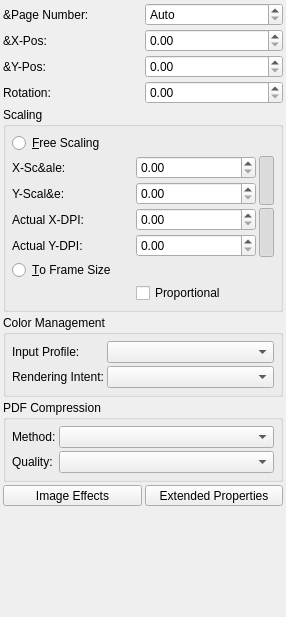
<?xml version="1.0" encoding="UTF-8"?>
<ui version="4.0">
 <class>PropertiesPalette_ImageBase</class>
 <widget class="QWidget" name="PropertiesPalette_ImageBase">
  <property name="geometry">
   <rect>
    <x>0</x>
    <y>0</y>
    <width>286</width>
    <height>617</height>
   </rect>
  </property>
  <property name="windowTitle">
   <string notr="true">Form</string>
  </property>
  <layout class="QVBoxLayout" name="verticalLayout">
   <property name="spacing">
    <number>3</number>
   </property>
   <property name="leftMargin">
    <number>3</number>
   </property>
   <property name="topMargin">
    <number>3</number>
   </property>
   <property name="rightMargin">
    <number>3</number>
   </property>
   <property name="bottomMargin">
    <number>3</number>
   </property>
   <item>
    <layout class="QGridLayout" name="gridLayout">
     <property name="spacing">
      <number>3</number>
     </property>
     <item row="2" column="0">
      <widget class="QLabel" name="xposImgLabel">
       <property name="text">
        <string>&amp;X-Pos:</string>
       </property>
      </widget>
     </item>
     <item row="2" column="1">
      <widget class="ScrSpinBox" name="imageXOffsetSpinBox">
       <property name="sizePolicy">
        <sizepolicy hsizetype="Minimum" vsizetype="Fixed">
         <horstretch>0</horstretch>
         <verstretch>0</verstretch>
        </sizepolicy>
       </property>
       <property name="toolTip">
        <string>Horizontal offset of image within frame</string>
       </property>
      </widget>
     </item>
     <item row="4" column="0">
      <widget class="QLabel" name="imageRotationLabel">
       <property name="text">
        <string>Rotation:</string>
       </property>
      </widget>
     </item>
     <item row="4" column="1">
      <widget class="ScrSpinBox" name="imageRotation">
       <property name="sizePolicy">
        <sizepolicy hsizetype="Minimum" vsizetype="Fixed">
         <horstretch>0</horstretch>
         <verstretch>0</verstretch>
        </sizepolicy>
       </property>
      </widget>
     </item>
     <item row="1" column="0">
      <widget class="QLabel" name="imagePageNumberLabel">
       <property name="text">
        <string>&amp;Page Number:</string>
       </property>
      </widget>
     </item>
     <item row="3" column="0">
      <widget class="QLabel" name="yposImgLabel">
       <property name="text">
        <string>&amp;Y-Pos:</string>
       </property>
      </widget>
     </item>
     <item row="3" column="1">
      <widget class="ScrSpinBox" name="imageYOffsetSpinBox">
       <property name="sizePolicy">
        <sizepolicy hsizetype="Minimum" vsizetype="Fixed">
         <horstretch>0</horstretch>
         <verstretch>0</verstretch>
        </sizepolicy>
       </property>
       <property name="toolTip">
        <string>Vertical offset of image within frame</string>
       </property>
      </widget>
     </item>
     <item row="1" column="1">
      <widget class="ScrSpinBox" name="imagePageNumber">
       <property name="sizePolicy">
        <sizepolicy hsizetype="Minimum" vsizetype="Fixed">
         <horstretch>0</horstretch>
         <verstretch>0</verstretch>
        </sizepolicy>
       </property>
       <property name="specialValueText">
        <string>Auto</string>
       </property>
      </widget>
     </item>
    </layout>
   </item>
   <item>
    <widget class="QGroupBox" name="scalingGroupBox">
     <property name="title">
      <string>Scaling</string>
     </property>
     <layout class="QGridLayout" name="gridLayout_2">
      <property name="leftMargin">
       <number>6</number>
      </property>
      <property name="topMargin">
       <number>6</number>
      </property>
      <property name="rightMargin">
       <number>6</number>
      </property>
      <property name="bottomMargin">
       <number>6</number>
      </property>
      <property name="spacing">
       <number>3</number>
      </property>
      <item row="2" column="2" rowspan="2">
       <widget class="LinkButton" name="keepImageWHRatioButton">
        <property name="maximumSize">
         <size>
          <width>15</width>
          <height>32767</height>
         </size>
        </property>
        <property name="toolTip">
         <string>Keep the X and Y scaling the same</string>
        </property>
        <property name="checkable">
         <bool>true</bool>
        </property>
        <property name="checked">
         <bool>true</bool>
        </property>
        <property name="autoRaise">
         <bool>true</bool>
        </property>
       </widget>
      </item>
      <item row="2" column="0">
       <widget class="QLabel" name="xscaleLabel">
        <property name="text">
         <string>X-Sc&amp;ale:</string>
        </property>
       </widget>
      </item>
      <item row="2" column="1">
       <widget class="ScrSpinBox" name="imageXScaleSpinBox">
        <property name="sizePolicy">
         <sizepolicy hsizetype="Minimum" vsizetype="Fixed">
          <horstretch>0</horstretch>
          <verstretch>0</verstretch>
         </sizepolicy>
        </property>
        <property name="toolTip">
         <string>Resize the image horizontally</string>
        </property>
       </widget>
      </item>
      <item row="3" column="0">
       <widget class="QLabel" name="yscaleLabel">
        <property name="text">
         <string>Y-Scal&amp;e:</string>
        </property>
       </widget>
      </item>
      <item row="4" column="0">
       <widget class="QLabel" name="imgDPIXLabel">
        <property name="text">
         <string>Actual X-DPI:</string>
        </property>
       </widget>
      </item>
      <item row="4" column="1">
       <widget class="ScrSpinBox" name="imgDpiX">
        <property name="sizePolicy">
         <sizepolicy hsizetype="Minimum" vsizetype="Fixed">
          <horstretch>0</horstretch>
          <verstretch>0</verstretch>
         </sizepolicy>
        </property>
        <property name="toolTip">
         <string>Effective horizontal DPI of the image after scaling</string>
        </property>
       </widget>
      </item>
      <item row="5" column="0">
       <widget class="QLabel" name="imgDPIYLabel">
        <property name="text">
         <string>Actual Y-DPI:</string>
        </property>
       </widget>
      </item>
      <item row="5" column="1">
       <widget class="ScrSpinBox" name="imgDpiY">
        <property name="sizePolicy">
         <sizepolicy hsizetype="Minimum" vsizetype="Fixed">
          <horstretch>0</horstretch>
          <verstretch>0</verstretch>
         </sizepolicy>
        </property>
        <property name="toolTip">
         <string>Effective vertical DPI of the image after scaling</string>
        </property>
       </widget>
      </item>
      <item row="4" column="2" rowspan="2">
       <widget class="LinkButton" name="keepImageDPIRatioButton">
        <property name="maximumSize">
         <size>
          <width>15</width>
          <height>32767</height>
         </size>
        </property>
        <property name="checkable">
         <bool>true</bool>
        </property>
        <property name="checked">
         <bool>true</bool>
        </property>
        <property name="autoRaise">
         <bool>true</bool>
        </property>
       </widget>
      </item>
      <item row="3" column="1">
       <widget class="ScrSpinBox" name="imageYScaleSpinBox">
        <property name="sizePolicy">
         <sizepolicy hsizetype="Minimum" vsizetype="Fixed">
          <horstretch>0</horstretch>
          <verstretch>0</verstretch>
         </sizepolicy>
        </property>
        <property name="toolTip">
         <string>Resize the image vertically</string>
        </property>
       </widget>
      </item>
      <item row="6" column="0" colspan="3">
       <widget class="QRadioButton" name="frameScale">
        <property name="toolTip">
         <string>Make the image fit within the size of the frame</string>
        </property>
        <property name="text">
         <string>&amp;To Frame Size</string>
        </property>
       </widget>
      </item>
      <item row="0" column="0" colspan="3">
       <widget class="QRadioButton" name="freeScale">
        <property name="toolTip">
         <string>Allow the image to be a different size to the frame</string>
        </property>
        <property name="text">
         <string>&amp;Free Scaling</string>
        </property>
       </widget>
      </item>
      <item row="7" column="1">
       <widget class="QCheckBox" name="cbProportional">
        <property name="toolTip">
         <string>Use image proportions rather than those of the frame</string>
        </property>
        <property name="text">
         <string>Proportional</string>
        </property>
       </widget>
      </item>
     </layout>
    </widget>
   </item>
   <item>
    <widget class="QGroupBox" name="colorMgmtGroup">
     <property name="title">
      <string>Color Management</string>
     </property>
     <layout class="QGridLayout" name="gridLayout_4">
      <property name="leftMargin">
       <number>6</number>
      </property>
      <property name="topMargin">
       <number>6</number>
      </property>
      <property name="rightMargin">
       <number>6</number>
      </property>
      <property name="bottomMargin">
       <number>6</number>
      </property>
      <property name="spacing">
       <number>3</number>
      </property>
      <item row="0" column="0">
       <widget class="QLabel" name="inputProfLabel">
        <property name="text">
         <string>Input Profile:</string>
        </property>
       </widget>
      </item>
      <item row="0" column="1">
       <widget class="QComboBox" name="inputProfiles">
        <property name="sizePolicy">
         <sizepolicy hsizetype="Expanding" vsizetype="Fixed">
          <horstretch>0</horstretch>
          <verstretch>0</verstretch>
         </sizepolicy>
        </property>
        <property name="toolTip">
         <string>Source profile of the image</string>
        </property>
       </widget>
      </item>
      <item row="1" column="0">
       <widget class="QLabel" name="renderIntentLabel">
        <property name="text">
         <string>Rendering Intent:</string>
        </property>
       </widget>
      </item>
      <item row="1" column="1">
       <widget class="QComboBox" name="renderIntent">
        <property name="sizePolicy">
         <sizepolicy hsizetype="Expanding" vsizetype="Fixed">
          <horstretch>0</horstretch>
          <verstretch>0</verstretch>
         </sizepolicy>
        </property>
        <property name="toolTip">
         <string>Rendering intent for the image</string>
        </property>
       </widget>
      </item>
     </layout>
    </widget>
   </item>
   <item>
    <widget class="QGroupBox" name="pdfCompressionGroup">
     <property name="title">
      <string>PDF Compression</string>
     </property>
     <layout class="QGridLayout" name="gridLayout_3">
      <property name="leftMargin">
       <number>6</number>
      </property>
      <property name="topMargin">
       <number>6</number>
      </property>
      <property name="rightMargin">
       <number>6</number>
      </property>
      <property name="bottomMargin">
       <number>6</number>
      </property>
      <property name="spacing">
       <number>3</number>
      </property>
      <item row="0" column="0">
       <widget class="QLabel" name="compressionMethodLabel">
        <property name="text">
         <string>Method:</string>
        </property>
       </widget>
      </item>
      <item row="0" column="1">
       <widget class="QComboBox" name="compressionMethod">
        <property name="sizePolicy">
         <sizepolicy hsizetype="Expanding" vsizetype="Fixed">
          <horstretch>0</horstretch>
          <verstretch>0</verstretch>
         </sizepolicy>
        </property>
        <property name="toolTip">
         <string>Compression method used in PDF export for the image</string>
        </property>
       </widget>
      </item>
      <item row="1" column="0">
       <widget class="QLabel" name="compressionQualityLabel">
        <property name="text">
         <string>Quality:</string>
        </property>
       </widget>
      </item>
      <item row="1" column="1">
       <widget class="QComboBox" name="compressionQuality">
        <property name="sizePolicy">
         <sizepolicy hsizetype="Expanding" vsizetype="Fixed">
          <horstretch>0</horstretch>
          <verstretch>0</verstretch>
         </sizepolicy>
        </property>
        <property name="toolTip">
         <string>Compression quality used in PDF export for the image</string>
        </property>
       </widget>
      </item>
     </layout>
    </widget>
   </item>
   <item>
    <layout class="QHBoxLayout" name="horizontalLayout">
     <property name="spacing">
      <number>3</number>
     </property>
     <item>
      <widget class="QToolButton" name="imgEffectsButton">
       <property name="sizePolicy">
        <sizepolicy hsizetype="MinimumExpanding" vsizetype="Fixed">
         <horstretch>0</horstretch>
         <verstretch>0</verstretch>
        </sizepolicy>
       </property>
       <property name="text">
        <string>Image Effects</string>
       </property>
      </widget>
     </item>
     <item>
      <widget class="QToolButton" name="imgExtProperties">
       <property name="sizePolicy">
        <sizepolicy hsizetype="MinimumExpanding" vsizetype="Fixed">
         <horstretch>0</horstretch>
         <verstretch>0</verstretch>
        </sizepolicy>
       </property>
       <property name="text">
        <string>Extended Properties</string>
       </property>
      </widget>
     </item>
    </layout>
   </item>
   <item>
    <spacer name="verticalSpacer">
     <property name="orientation">
      <enum>Qt::Vertical</enum>
     </property>
     <property name="sizeHint" stdset="0">
      <size>
       <width>20</width>
       <height>0</height>
      </size>
     </property>
    </spacer>
   </item>
  </layout>
 </widget>
 <customwidgets>
  <customwidget>
   <class>ScrSpinBox</class>
   <extends>QDoubleSpinBox</extends>
   <header>ui/scrspinbox.h</header>
  </customwidget>
  <customwidget>
   <class>LinkButton</class>
   <extends>QToolButton</extends>
   <header>ui/linkbutton.h</header>
  </customwidget>
 </customwidgets>
 <tabstops>
  <tabstop>imagePageNumber</tabstop>
  <tabstop>imageXOffsetSpinBox</tabstop>
  <tabstop>imageYOffsetSpinBox</tabstop>
  <tabstop>imageRotation</tabstop>
  <tabstop>freeScale</tabstop>
  <tabstop>imageXScaleSpinBox</tabstop>
  <tabstop>imageYScaleSpinBox</tabstop>
  <tabstop>imgDpiX</tabstop>
  <tabstop>imgDpiY</tabstop>
  <tabstop>keepImageWHRatioButton</tabstop>
  <tabstop>keepImageDPIRatioButton</tabstop>
  <tabstop>frameScale</tabstop>
  <tabstop>cbProportional</tabstop>
  <tabstop>inputProfiles</tabstop>
  <tabstop>renderIntent</tabstop>
  <tabstop>compressionMethod</tabstop>
  <tabstop>compressionQuality</tabstop>
  <tabstop>imgEffectsButton</tabstop>
  <tabstop>imgExtProperties</tabstop>
 </tabstops>
 <resources/>
 <connections/>
</ui>
